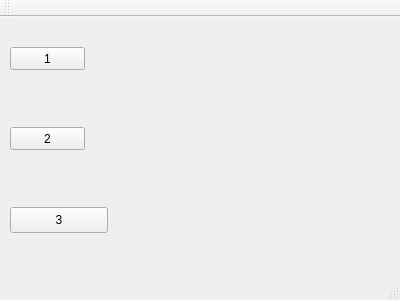
<?xml version="1.0" encoding="UTF-8"?>
<ui version="4.0">
 <class>MainWindow</class>
 <widget class="QMainWindow" name="MainWindow">
  <property name="geometry">
   <rect>
    <x>0</x>
    <y>0</y>
    <width>400</width>
    <height>300</height>
   </rect>
  </property>
  <property name="windowTitle">
   <string>MainWindow</string>
  </property>
  <widget class="QWidget" name="centralWidget">
   <widget class="QPushButton" name="pushButton">
    <property name="geometry">
     <rect>
      <x>10</x>
      <y>30</y>
      <width>75</width>
      <height>23</height>
     </rect>
    </property>
    <property name="text">
     <string>1</string>
    </property>
   </widget>
   <widget class="QPushButton" name="pushButton_2">
    <property name="geometry">
     <rect>
      <x>10</x>
      <y>110</y>
      <width>75</width>
      <height>23</height>
     </rect>
    </property>
    <property name="text">
     <string>2</string>
    </property>
   </widget>
   <widget class="QStackedWidget" name="stackedWidget">
    <property name="geometry">
     <rect>
      <x>140</x>
      <y>30</y>
      <width>120</width>
      <height>80</height>
     </rect>
    </property>
    <widget class="QWidget" name="page"/>
    <widget class="QWidget" name="page_2"/>
   </widget>
   <widget class="QPushButton" name="pushButton_3">
    <property name="geometry">
     <rect>
      <x>10</x>
      <y>190</y>
      <width>98</width>
      <height>26</height>
     </rect>
    </property>
    <property name="text">
     <string>3</string>
    </property>
   </widget>
  </widget>
  <widget class="QMenuBar" name="menuBar">
   <property name="geometry">
    <rect>
     <x>0</x>
     <y>0</y>
     <width>400</width>
     <height>23</height>
    </rect>
   </property>
  </widget>
  <widget class="QToolBar" name="mainToolBar">
   <attribute name="toolBarArea">
    <enum>TopToolBarArea</enum>
   </attribute>
   <attribute name="toolBarBreak">
    <bool>false</bool>
   </attribute>
  </widget>
  <widget class="QStatusBar" name="statusBar"/>
 </widget>
 <layoutdefault spacing="6" margin="11"/>
 <resources/>
 <connections/>
</ui>
